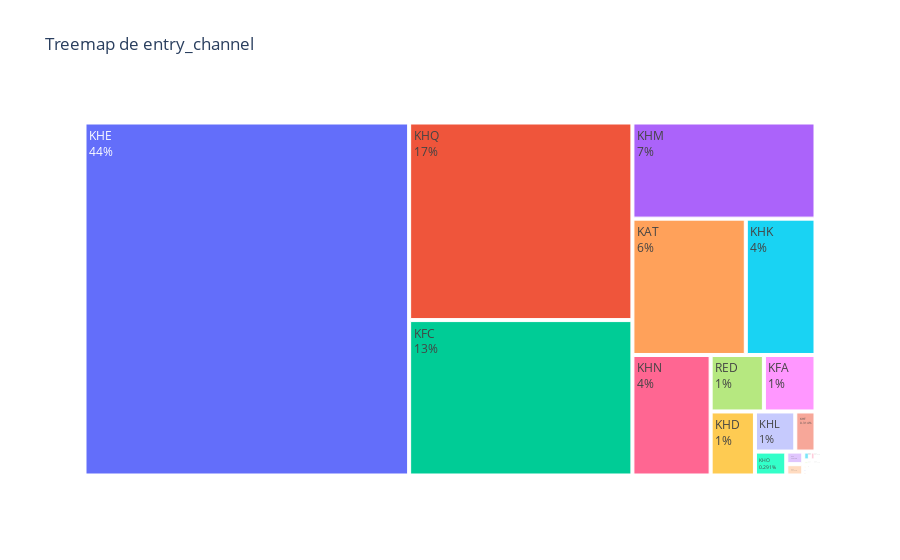

Write notebook code for a chart like this one.
### Code cell
# ENTRY CHANNEL

# Contar la frecuencia de cada valor en la columna 'entry_channel'
value_counts = df_total_anal_ult['entry_channel'].value_counts().reset_index()
value_counts.columns = ['entry_channel', 'count']

# Calcular el porcentaje
value_counts['percentage'] = (value_counts['count'] / value_counts['count'].sum()) * 100

# Crear el treemap con Plotly
fig = go.Figure(go.Treemap(
    labels=value_counts['entry_channel'],
    parents=['' for _ in value_counts['entry_channel']],
    values=value_counts['count'],
    customdata=value_counts['percentage'],
    textinfo="label+percent parent",
))

fig.update_layout(title='Treemap de entry_channel')
fig.show()

### Figure 1 — Plotly figure (JSON) as saved in the notebook; plotly's stock layout.template omitted (floating-point values rounded to 4 significant figures)
{"data": [{"customdata": [44.41, 17.1, 13.45, 6.821, 5.992, 3.683, 3.653, 1.166, 1.129, 1.1, 0.6269, 0.314, 0.2908, 0.08278, 0.07457, 0.02258, 0.01938, 0.01072, 0.01026, 0.006158, 0.005701, 0.005245, 0.003421, 0.003193, 0.002281, 0.002281, 0.002053, 0.001824, 0.001596, 0.001596, 0.00114, 0.00114, 0.0009122, 0.0006842, 0.0006842, 0.0006842, 0.0006842, 0.0006842, 0.0006842, 0.0006842, 0.0004561, 0.0004561, 0.0004561, 0.0004561, 0.0004561, 0.0004561, 0.0004561, 0.0002281, 0.0002281, 0.0002281, 0.0002281, 0.0002281, 0.0002281, 0.0002281, 0.0002281, 0.0002281, 0.0002281, 0.0002281, 0.0002281, 0.0002281, 0.0002281, 0.0002281, 0.0002281, 0.0002281, 0.0002281], "labels": ["KHE", "KHQ", "KFC", "KHM", "KAT", "KHK", "KHN", "RED", "KFA", "KHD", "KHL", "KHF", "KHO", "KAZ", "KHC", "KBG", "KHP", "007", "KEH", "013", "KAG", "KAS", "KAA", "KBZ", "KAY", "KAR", "KAF", "KCC", "KAB", "KFD", "KHS", "KAW", "KCH", "KAH", "KAQ", "KDH", "KAE", "KAD", "KCB", "KAM", "KAJ", "KCI", "KDT", "KFL", "KFF", "KAK", "KEY", "KBW", "KGN", "KGC", "KBE", "KGX", "KFK", "004", "KFS", "KFP", "KCL", "KBU", "KDR", "KES", "KBH", "KBY", "KBO", "KAI", "KCK"], "parents": ["", "", "", "", "", "", "", "", "", "", "", "", "", "", "", "", "", "", "", "", "", "", "", "", "", "", "", "", "", "", "", "", "", "", "", "", "", "", "", "", "", "", "", "", "", "", "", "", "", "", "", "", "", "", "", "", "", "", "", "", "", "", "", "", ""], "textinfo": "label+percent parent", "type": "treemap", "values": [194727, 74967, 58969, 29907, 26275, 16151, 16016, 5111, 4952, 4822, 2749, 1377, 1275, 363, 327, 99, 85, 47, 45, 27, 25, 23, 15, 14, 10, 10, 9, 8, 7, 7, 5, 5, 4, 3, 3, 3, 3, 3, 3, 3, 2, 2, 2, 2, 2, 2, 2, 1, 1, 1, 1, 1, 1, 1, 1, 1, 1, 1, 1, 1, 1, 1, 1, 1, 1]}], "layout": {"title": {"text": "Treemap de entry_channel"}}}
